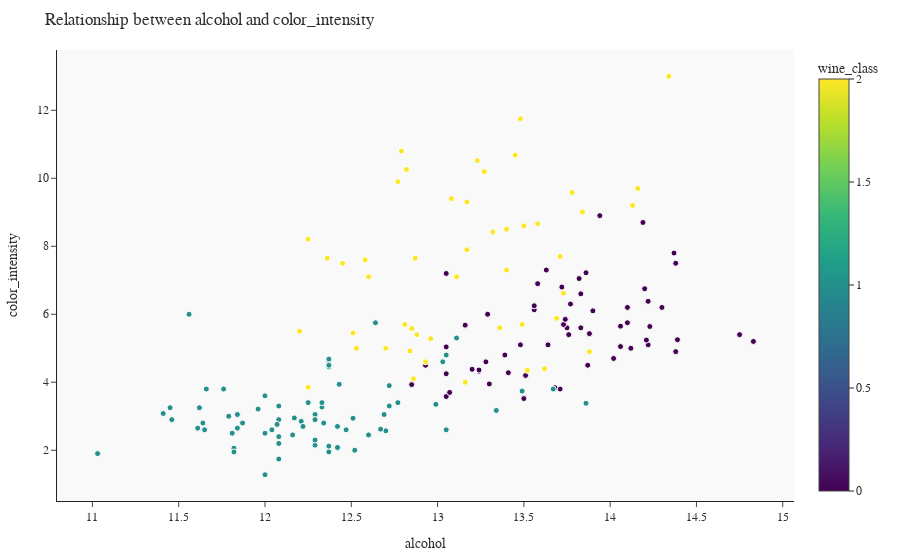
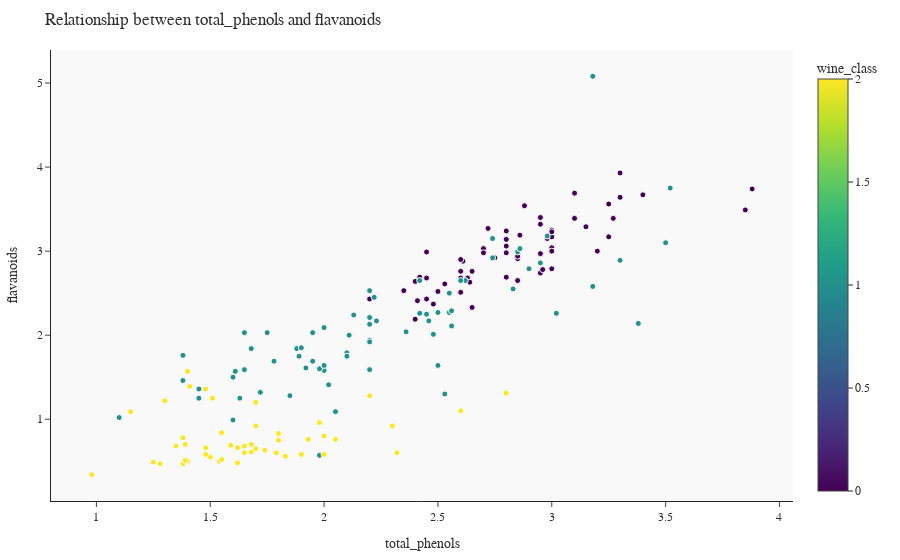
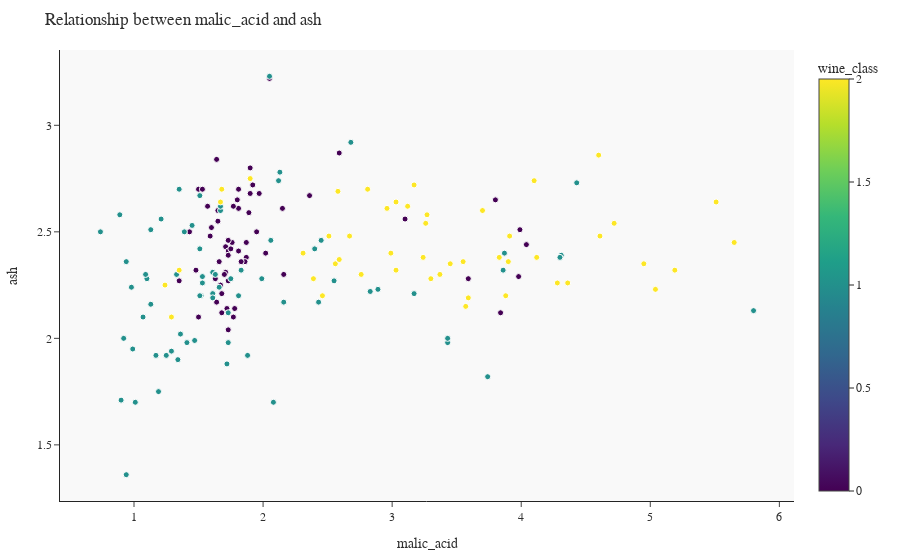

Notebook source saved alongside these figures, in order:
### Markdown cell above
## Feature Relationships

Let's explore relationships between some key features:

### Code cell
# Create scatter plots for interesting feature pairs
feature_pairs = [
    ('alcohol', 'color_intensity'),
    ('total_phenols', 'flavanoids'),
    ('malic_acid', 'ash')
]

for x, y in feature_pairs:
    print(f"\nAnalyzing relationship between {x} and {y}")
    scatter_plot = analyzer.visualizer.plot_scatter(
        x=x,
        y=y,
        color='wine_class'  # Color points by wine class
    )
    scatter_plot.show()

### Figure 1 — Plotly figure (JSON) as saved in the notebook; plotly's stock layout.template omitted (floating-point values rounded to 4 significant figures; data arrays with more than 128 entries replaced by an {"elided": "..."} marker saying what was removed)
{"data": [{"hovertemplate": "alcohol=%{x}<br>color_intensity=%{y}<br>wine_class=%{marker.color}<extra></extra>", "legendgroup": "", "marker": {"color": {"elided": "178 int values"}, "coloraxis": "coloraxis", "line": {"color": "white", "width": 1}, "symbol": "circle"}, "mode": "markers", "name": "", "orientation": "v", "showlegend": false, "type": "scatter", "x": {"elided": "178 float values"}, "xaxis": "x", "y": {"elided": "178 float values"}, "yaxis": "y"}], "layout": {"coloraxis": {"colorbar": {"title": {"text": "wine_class"}}, "colorscale": [[0, "#440154"], [0.1111, "#482878"], [0.2222, "#3e4989"], [0.3333, "#31688e"], [0.4444, "#26828e"], [0.5556, "#1f9e89"], [0.6667, "#35b779"], [0.7778, "#6ece58"], [0.8889, "#b5de2b"], [1, "#fde725"]]}, "font": {"color": "#2F2F2F", "family": "Arial, sans-serif", "size": 12}, "legend": {"bgcolor": "rgba(255,255,255,0.9)", "bordercolor": "#E5E5E5", "borderwidth": 1, "tracegroupgap": 0}, "margin": {"b": 50, "l": 50, "r": 20, "t": 50}, "paper_bgcolor": "white", "plot_bgcolor": "#F9F9F9", "showlegend": true, "title": {"text": "Relationship between alcohol and color_intensity"}, "xaxis": {"anchor": "y", "domain": [0, 1], "gridcolor": "#E5E5E5", "title": {"text": "alcohol"}, "zeroline": false}, "yaxis": {"anchor": "x", "domain": [0, 1], "gridcolor": "#E5E5E5", "title": {"text": "color_intensity"}, "zeroline": false}}}

### Figure 2 — Plotly figure (JSON) as saved in the notebook; plotly's stock layout.template omitted (floating-point values rounded to 4 significant figures; data arrays with more than 128 entries replaced by an {"elided": "..."} marker saying what was removed)
{"data": [{"hovertemplate": "total_phenols=%{x}<br>flavanoids=%{y}<br>wine_class=%{marker.color}<extra></extra>", "legendgroup": "", "marker": {"color": {"elided": "178 int values"}, "coloraxis": "coloraxis", "line": {"color": "white", "width": 1}, "symbol": "circle"}, "mode": "markers", "name": "", "orientation": "v", "showlegend": false, "type": "scatter", "x": {"elided": "178 float values"}, "xaxis": "x", "y": {"elided": "178 float values"}, "yaxis": "y"}], "layout": {"coloraxis": {"colorbar": {"title": {"text": "wine_class"}}, "colorscale": [[0, "#440154"], [0.1111, "#482878"], [0.2222, "#3e4989"], [0.3333, "#31688e"], [0.4444, "#26828e"], [0.5556, "#1f9e89"], [0.6667, "#35b779"], [0.7778, "#6ece58"], [0.8889, "#b5de2b"], [1, "#fde725"]]}, "font": {"color": "#2F2F2F", "family": "Arial, sans-serif", "size": 12}, "legend": {"bgcolor": "rgba(255,255,255,0.9)", "bordercolor": "#E5E5E5", "borderwidth": 1, "tracegroupgap": 0}, "margin": {"b": 50, "l": 50, "r": 20, "t": 50}, "paper_bgcolor": "white", "plot_bgcolor": "#F9F9F9", "showlegend": true, "title": {"text": "Relationship between total_phenols and flavanoids"}, "xaxis": {"anchor": "y", "domain": [0, 1], "gridcolor": "#E5E5E5", "title": {"text": "total_phenols"}, "zeroline": false}, "yaxis": {"anchor": "x", "domain": [0, 1], "gridcolor": "#E5E5E5", "title": {"text": "flavanoids"}, "zeroline": false}}}

### Figure 3 — Plotly figure (JSON) as saved in the notebook; plotly's stock layout.template omitted (floating-point values rounded to 4 significant figures; data arrays with more than 128 entries replaced by an {"elided": "..."} marker saying what was removed)
{"data": [{"hovertemplate": "malic_acid=%{x}<br>ash=%{y}<br>wine_class=%{marker.color}<extra></extra>", "legendgroup": "", "marker": {"color": {"elided": "178 int values"}, "coloraxis": "coloraxis", "line": {"color": "white", "width": 1}, "symbol": "circle"}, "mode": "markers", "name": "", "orientation": "v", "showlegend": false, "type": "scatter", "x": {"elided": "178 float values"}, "xaxis": "x", "y": {"elided": "178 float values"}, "yaxis": "y"}], "layout": {"coloraxis": {"colorbar": {"title": {"text": "wine_class"}}, "colorscale": [[0, "#440154"], [0.1111, "#482878"], [0.2222, "#3e4989"], [0.3333, "#31688e"], [0.4444, "#26828e"], [0.5556, "#1f9e89"], [0.6667, "#35b779"], [0.7778, "#6ece58"], [0.8889, "#b5de2b"], [1, "#fde725"]]}, "font": {"color": "#2F2F2F", "family": "Arial, sans-serif", "size": 12}, "legend": {"bgcolor": "rgba(255,255,255,0.9)", "bordercolor": "#E5E5E5", "borderwidth": 1, "tracegroupgap": 0}, "margin": {"b": 50, "l": 50, "r": 20, "t": 50}, "paper_bgcolor": "white", "plot_bgcolor": "#F9F9F9", "showlegend": true, "title": {"text": "Relationship between malic_acid and ash"}, "xaxis": {"anchor": "y", "domain": [0, 1], "gridcolor": "#E5E5E5", "title": {"text": "malic_acid"}, "zeroline": false}, "yaxis": {"anchor": "x", "domain": [0, 1], "gridcolor": "#E5E5E5", "title": {"text": "ash"}, "zeroline": false}}}
